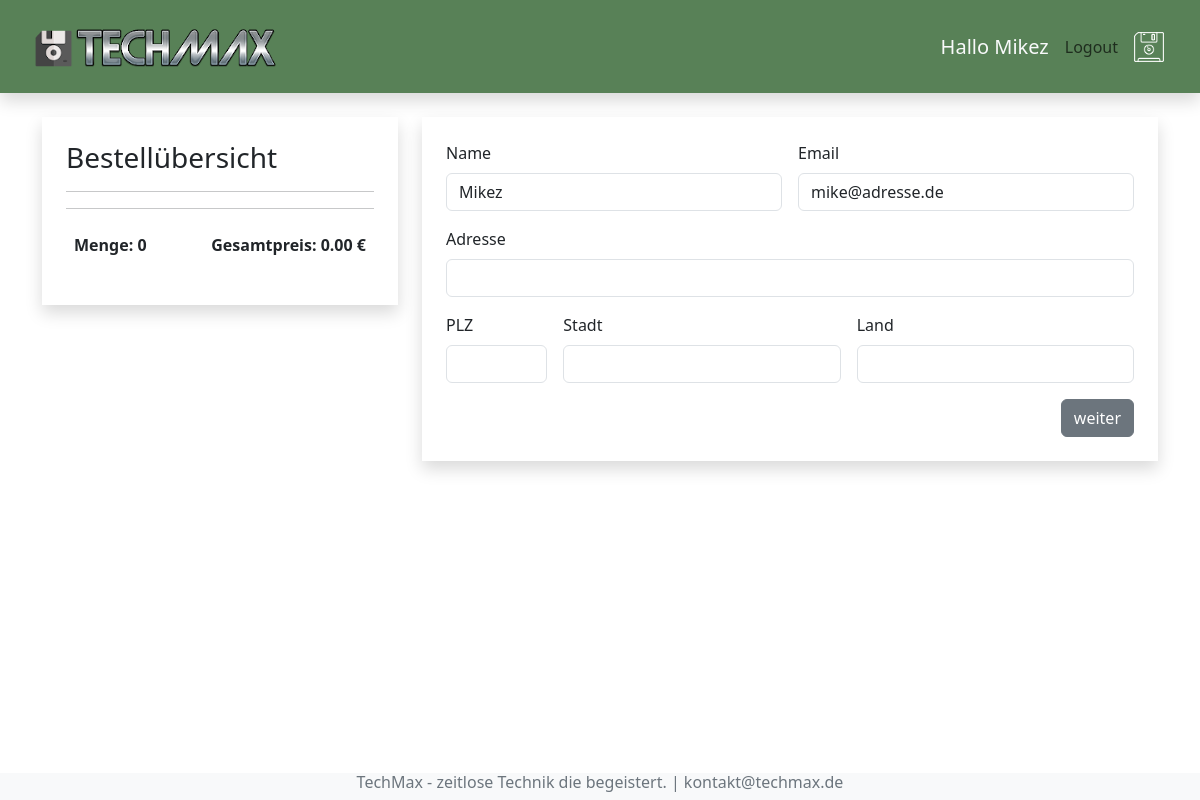
Before: /kasse/ (signed in) with the older database file.
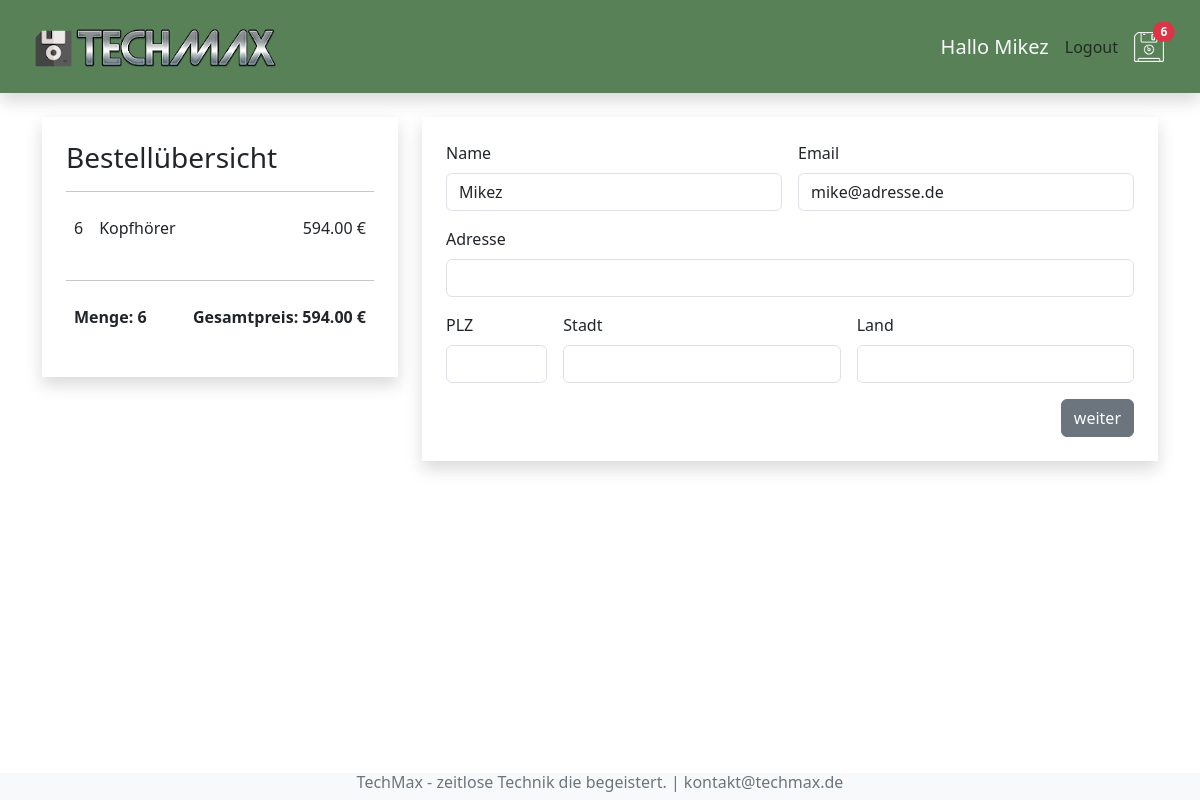
After: the same page with the newer database file.
### shop/models.py (models this page shows, shortened)
class Bestellung(models.Model):
    kunde = models.ForeignKey(Kunde, on_delete=models.SET_NULL, null=True, blank=True)
    bestelldatum = models.DateTimeField(auto_now_add=True)
    erledigt = models.BooleanField(default=False, null=True, blank=True)
    auftrags_id = models.CharField(max_length=200, null=200)
    @property
    def get_gesamtpreis(self):
        bestellteartikels = self.bestellteartikel_set.all()
        gesamtpreis = sum(artikel.get_summe for artikel in bestellteartikels)
        return gesamtpreis
    @property
    def get_gesamtmenge(self):
        bestellteartikels = self.bestellteartikel_set.all()
        return sum(artikel.menge for artikel in bestellteartikels)

class BestellteArtikel(models.Model):
    artikel = models.ForeignKey(Artikel, on_delete=models.SET_NULL, null=True, blank=True)
    bestellung = models.ForeignKey(Bestellung, on_delete=models.SET_NULL, null=True, blank=True)
    menge = models.IntegerField(default=0, null=True, blank=True)
    datum = models.DateTimeField(auto_now_add=True)
    @property
    def get_summe(self):
        summe = self.artikel.preis * self.menge
        return summe

class Artikel(models.Model):
    name = models.CharField(max_length=200, null=True)
    beschreibung = models.TextField(null=True, blank=True)
    preis = models.DecimalField(max_digits=6, decimal_places=2)
    bild = models.ImageField(null=True, blank=True)

### shop/views.py (the view)
# urls.py: path('kasse/', views.kasse, name="kasse"),
def kasse(request):
    if request.user.is_authenticated:
        kunde = request.user.kunde
        bestellung, created = Bestellung.objects.get_or_create(kunde=kunde, erledigt=False)
        artikels = bestellung.bestellteartikel_set.all()
    else:
        cookieDaten = gastCookie(request)
        artikels = cookieDaten['artikels']
        bestellung = cookieDaten['bestellung']
    ctx = {'artikels': artikels, "bestellung": bestellung}
    return render(request, "shop/kasse.html", ctx)

### shop/context_processors.py (called while the page is built, shortened)
def warenkorb_anzahl(request):
    if request.user.is_authenticated:
        kunde = request.user.kunde
        bestellung, created = Bestellung.objects.get_or_create(kunde=kunde, erledigt=False)
        if bestellung:
            menge = bestellung.get_gesamtmenge
        else:
            menge = 0
    return {'menge': menge}

### shop/templates/shop/kasse.html (shortened to what this page needs)
{% extends 'shop/index.html' %}
{% block content %}
    <div class="row mt-4">
        <div class="col-4">
            <div class="shadow p-4">
                <h3>Bestellübersicht</h3>
                <hr>
                {% for artikel in artikels %}
                <div class="d-flex">
                    <p class="p-2">{{artikel.menge}}</p>
                    <p class="me-auto p-2">{{artikel.artikel.name}}</p>
                    <p class="p-2">{{artikel.get_summe|floatformat:2}} €</p>
                </div>
                {% endfor %}
                <hr>
                <div class="d-flex">
                    <p class="me-auto fw-bold p-2">Menge: {{bestellung.get_gesamtmenge}}</p>
                    <p class="fw-bold p-2">Gesamtpreis: {{bestellung.get_gesamtpreis|floatformat:2}} €</p>
                </div>
            </div>
        </div>
        <div class="col-8">
            <div class="shadow p-4">
                <form id="formular" class="row g-3">
                    <div class="col-md-6">
                      <label for="inputName" class="form-label">Name</label>
                      {% if request.user.is_authenticated %}
                      <input type="text" class="form-control" id="inputName" value={{request.user|title}} required>
                      {% else %}
                      <input type="text" class="form-control" id="inputName" required>
                      {% endif %}
                    </div>
                    <div class="col-md-6">
                        <label for="inputEmail" class="form-label">Email</label>
                        {% if request.user.is_authenticated %}
                        <input type="email" class="form-control" id="inputEmail" value={{request.user.email}} required>
                        {% else %}
                        <input type="email" class="form-control" id="inputEmail" required>
                        {% endif %}
                    </div>
                    <div class="col-12">
                      <label for="inputAddress" class="form-label">Adresse</label>
                      <input type="text" class="form-control" id="inputAddress" required>
                    </div>
                    <div class="col-md-2">
                        <label for="inputPlz" class="form-label">PLZ</label>
                        <input type="text" class="form-control" id="inputPlz" required>
                      </div>
                    <div class="col-md-5">
                      <label for="inputStadt" class="form-label">Stadt</label>
                      <input type="text" class="form-control" id="inputStadt" required>
                    </div>
                    <div class="col-md-5">
                        <label for="inputLand" class="form-label">Land</label>
                        <input type="text" class="form-control" id="inputLand" required>
                      </div>
                    <div class="col-12 d-flex justify-content-end">
                      <button type="submit" id="formular-button" class="btn btn-secondary">weiter</button>
                    </div>
                  </form>
            </div>
        </div>
    </div>
{% endblock content %}

### shop/templates/shop/menu.html
{% load static %}
<nav class="navbar shadow sticky-top p-3 mb-4" style="background-color: #588157;">
    <div class="container-fluid">
        <a class="navbar-brand link-light" href="{% url 'shop' %}"><img src="{% static 'images/logo.png' %}" alt="Logo"></a>
        <div class="navbar-nav">
            <div class="d-flex align-items-center">
            {% if request.user.is_authenticated %}
                <h5 class="text-light m-2">Hallo {{ request.user|title }}</h5>
                <a class="nav-link btn btn-light p-2" href="{% url 'logout' %}">Logout</a>
            {% else %}
                <a class="nav-link btn btn-light p-2" href="{% url 'login' %}">Login</a>
            {% endif %}
                <a class="nav-link link-light p-2" href="{% url 'warenkorb' %}"><img
                        src="{% static 'images/floppy.png' %}" alt="">
                    {% if menge >= 1 %}
                    <span class="badge rounded-pill bg-danger position-absolute top-25 start-25 translate-middle">{{ menge }}</span>
                    {% endif %}
                </a>
            </div>
        </div>
    </div>
</nav>

Changed rows visible on the page:
added BestellteArtikel: menge "6", artikel.name "Kopfhörer", get_summe "594.00"
computed for Bestellung: get_gesamtmenge "0" → "6"; get_gesamtpreis "0.00" → "594.00"
Other visible differences:
{{ menge }}: (not shown) → "6"
